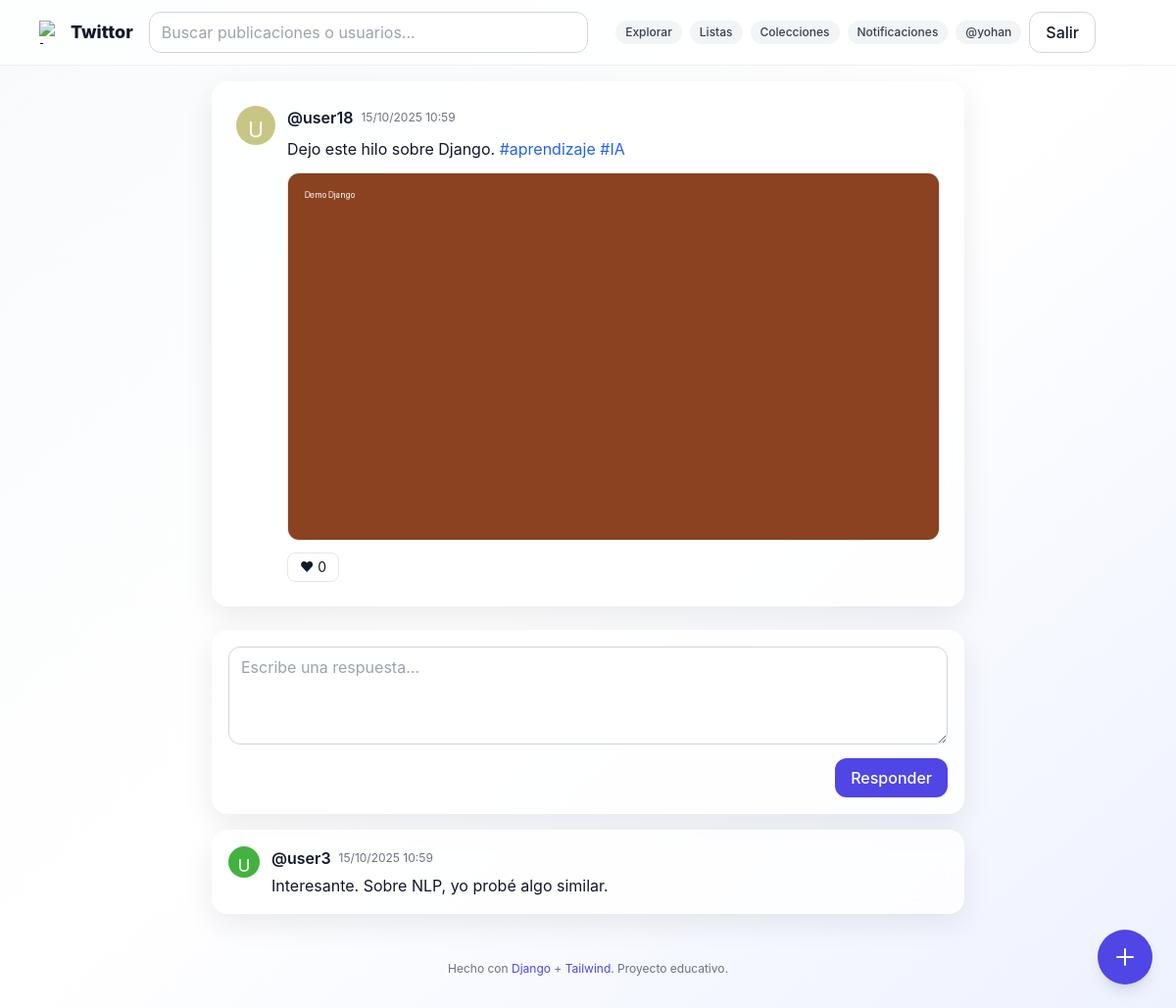
Screenshot of /t/47/ (signed in) with the database file from the repository.
### core/models.py (models this page shows, shortened)
class Tweet(models.Model):
    parent = models.ForeignKey('self', null=True, blank=True, on_delete=models.SET_NULL, related_name='children')
    is_retweet = models.BooleanField(default=False)
    user = models.ForeignKey(User, on_delete=models.CASCADE)
    content = models.CharField(max_length=280)
    image = models.ImageField(upload_to='tweets/', blank=True, null=True)
    created_at = models.DateTimeField(auto_now_add=True)
    class Meta:
        ordering = ['-created_at']
    @property
    def like_count(self) -> int:
        return self.likes.count()

class UserProfile(models.Model):
    user = models.OneToOneField(User, on_delete=models.CASCADE)
    bio = models.CharField(max_length=180, blank=True)
    avatar = models.ImageField(upload_to='avatars/', blank=True, null=True)
    created_at = models.DateTimeField(auto_now_add=True)

class Comment(models.Model):
    user = models.ForeignKey(User, on_delete=models.CASCADE)
    tweet = models.ForeignKey(Tweet, on_delete=models.CASCADE, related_name='comments')
    content = models.CharField(max_length=280)
    created_at = models.DateTimeField(auto_now_add=True)

### core/views.py (the view)
# urls.py: path('t/<int:pk>/', views.tweet_detail, name='tweet_detail'),
@login_required
def tweet_detail(request, pk):
    tw = get_object_or_404(Tweet.objects.select_related('user', 'user__userprofile'), pk=pk)
    cform = CommentForm(request.POST or None)
    if request.method == 'POST' and cform.is_valid():
        c = cform.save(commit=False)
        c.user = request.user
        c.tweet = tw
        c.save()
        return redirect(tw.get_absolute_url())
    return render(request, 'core/tweet_detail.html', {'tweet': tw, 'cform': cform})

### core/forms.py
class CommentForm(forms.ModelForm):
    class Meta:
        model = Comment
        fields = ['content']
        widgets = {
            'content': forms.Textarea(attrs={'rows': 2, 'placeholder': 'Escribe una respuesta…', **BASE_AREA}),
        }

### core/templatetags/extras.py (called while the page is built)
@register.filter
def linkify(text: str):
    if not text:
        return ''
    def link_tag(m):
        tag = m.group('tag')[1:]
        url = reverse('tag', args=[tag])
        return f'<a class="text-blue-600 hover:underline" href="{url}">#{tag}</a>'
    def link_mention(m):
        user = m.group('at')[1:]
        url = reverse('profile', args=[user])
        return f'<a class="text-blue-600 hover:underline" href="{url}">@{user}</a>'
    html = HASHTAG_RE.sub(link_tag, text)
    html = MENTION_RE.sub(link_mention, html)
    return mark_safe(html)

### templates/core/tweet_detail.html (shortened to what this page needs)
{% extends 'base.html' %}
{% load static %}
{% load extras %}
{% block content %}
<article class="card p-6 max-w-3xl mx-auto">
  <div class="flex gap-3 items-start">
    <a href="{% url 'profile' tweet.user.username %}">
      {% if tweet.user.userprofile.avatar %}
        <img src="{{ tweet.user.userprofile.avatar.url }}" class="w-10 h-10 rounded-full object-cover" alt="@{{ tweet.user.username }}">
      {% else %}
        <div class="w-10 h-10 rounded-full bg-gray-200 dark:bg-gray-800 flex items-center justify-center font-semibold">{{ tweet.user.username|first|upper }}</div>
      {% endif %}
    </a>
    <div class="flex-1">
      <div class="flex items-center gap-2">
        <a href="{% url 'profile' tweet.user.username %}" class="font-semibold hover:underline">@{{ tweet.user.username }}</a>
        <span class="text-xs text-gray-500 dark:text-gray-400">{{ tweet.created_at|date:"d/m/Y H:i" }}</span>
      </div>
      <p class="mt-2 whitespace-pre-wrap">{{ tweet.content|linkify|safe }}</p>
      {% if tweet.image %}
        <img src="{{ tweet.image.url }}" class="mt-3 rounded-xl border dark:border-gray-700 w-full h-auto max-h-[70vh] object-cover" alt="imagen">
      {% endif %}
      <div class="mt-3 flex items-center gap-4">
        {% include "components/like_button.html" with t=tweet %}
      </div>
    </div>
  </div>
</article>
<section class="max-w-3xl mx-auto mt-6 space-y-4">
  <div class="card p-4 text-gray-900 dark:text-gray-100">
    <form method="post">
      {{ cform.content }}
      <div class="mt-2 text-right">
        <button class="px-4 py-2 btn-primary rounded-xl">Responder</button>
      </div>
    </form>
  </div>
  {% for c in tweet.comments.all %}
    <div class="card p-4">
      <div class="flex items-start gap-3">
        <a href="{% url 'profile' c.user.username %}">
          {% if c.user.userprofile.avatar %}
            <img src="{{ c.user.userprofile.avatar.url }}" class="w-8 h-8 rounded-full object-cover" alt="@{{ c.user.username }}">
          {% else %}
            <div class="w-8 h-8 rounded-full bg-gray-200 dark:bg-gray-800 flex items-center justify-center text-sm font-semibold">{{ c.user.username|first|upper }}</div>
          {% endif %}
        </a>
        <div class="flex-1">
          <div class="flex items-center gap-2">
            <a href="{% url 'profile' c.user.username %}" class="font-semibold hover:underline">@{{ c.user.username }}</a>
            <span class="text-xs text-gray-500 dark:text-gray-400">{{ c.created_at|date:"d/m/Y H:i" }}</span>
          </div>
          <p class="mt-1 whitespace-pre-wrap">{{ c.content|linkify|safe }}</p>
        </div>
      </div>
    </div>
  {% empty %}
    <p class="text-gray-500 dark:text-gray-300 text-sm">Aún no hay respuestas.</p>
  {% endfor %}
</section>
{% endblock %}

### templates/base.html (shortened to what this page needs)
{% load static %}
<!doctype html>
<html lang="es">
<head>
  <script src="https://cdn.tailwindcss.com"></script>
</head>
<body class="bg-gradient-to-br from-slate-50 via-white to-indigo-50 dark:from-gray-950 dark:via-gray-950 dark:to-gray-900 text-gray-900 dark:text-gray-100 transition-colors duration-300">
  <nav class="sticky top-0 z-20 bg-white/70 dark:bg-gray-900/60 backdrop-blur border-b border-gray-200/60 dark:border-white/5 transition-colors duration-300">
    <div class="max-w-6xl mx-auto px-4 py-3 flex items-center gap-4">
      <a href="{% url 'timeline' %}" class="flex items-center gap-2 font-extrabold text-lg">
        <img src="{% static 'logo.svg' %}" class="w-6 h-6" alt="logo">
        Twittor
      </a>
      <form action="{% url 'search' %}" method="get" class="hidden md:flex items-center gap-2 flex-1 max-w-md">
        <input type="text" name="q" placeholder="Buscar publicaciones o usuarios..." class="input">
      </form>
      <div class="flex items-center gap-2 ml-auto">
        <a href="{% url 'explore' %}" class="chip">Explorar</a>
        {% if user.is_authenticated %}
          <a href="{% url 'my_lists' %}" class="chip">Listas</a>
          <a href="{% url 'lista_colecciones' %}" class="chip">Colecciones</a>
        {% endif %}
        <a href="{% url 'notifications' %}" class="chip">Notificaciones</a>
        {% if user.is_authenticated %}
          <a href="{% url 'profile' user.username %}" class="chip">@{{ user.username }}</a>
          <form action="{% url 'logout' %}" method="post" class="inline">
            <button class="btn-outline">Salir</button>
          </form>
        {% else %}
          <a href="{% url 'login' %}" class="btn-outline">Entrar</a>
          <a href="{% url 'signup' %}" class="btn-primary">Crear cuenta</a>
        {% endif %}
        <button id="themeToggle" class="btn-ghost" title="Cambiar tema">
        </button>
      </div>
    </div>
  </nav>
  <main class="max-w-6xl mx-auto p-4">
    {% block content %}{% endblock %}
  </main>
  {% if user.is_authenticated %}
    <a href="{% url 'list_create' %}" title="Crear nueva lista" class="fab">
      <svg xmlns="http://www.w3.org/2000/svg" fill="none" viewBox="0 0 24 24" stroke="currentColor" class="w-6 h-6">
        <path stroke-linecap="round" stroke-linejoin="round" stroke-width="2" d="M12 4v16m8-8H4"/>
      </svg>
    </a>
  {% endif %}
  <footer class="text-center text-xs text-gray-500 py-8">
    Hecho con <span class="text-brand-600">Django</span> + <span class="text-brand-600">Tailwind</span>. Proyecto educativo.
  </footer>
</body>
</html>

### templates/components/like_button.html (shortened to what this page needs)
<div
  hx-post="{% url 'like_toggle' t.pk %}"
  hx-target="this"
  hx-swap="outerHTML"
  class="inline">
  <form action="{% url 'like_toggle' t.pk %}" method="post" class="inline">
    <button class="text-sm px-3 py-1 rounded-lg border">♥ {{ t.like_count }}</button>
  </form>
</div>

### templates/base.html (style rules this page uses)
html, body { height: 100%; }

### rows the page displays
Tweet: user.userprofile.avatar (picture), user.username "user18", created_at "15/10/2025 10:59", content|linkify "Dejo este hilo sobre Django. #aprendizaje #IA", image (picture), like_count "0"
Comment: user.userprofile.avatar (picture), user.username "user3", created_at "15/10/2025 10:59", content|linkify "Interesante. Sobre NLP, yo probé algo similar."

### other values shown
{{ user.username }} "yohan"
